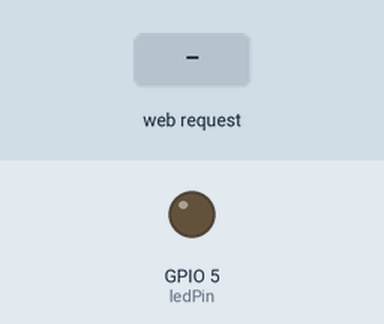
Simulated run of this sketch. Board: ESP8266 (NodeMCU). Parts: output pins drawn as LEDs (lit = HIGH). The inputs (shaded band) are chosen by the test bench. WiFi joins after 1.5 s; servers stay silent unless stated; what the sketch prints to the serial monitor is not drawn.

Above: at 2.7 s.
2.8 s: HTTP request GET /LED=OFF received
At 4.0 s:
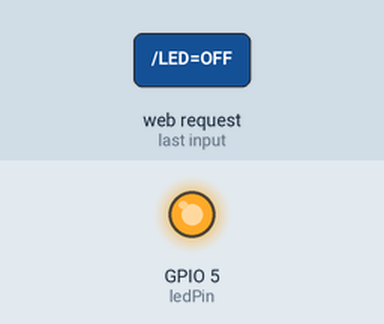
4.3 s: HTTP request GET /LED=ON received
At 5.4 s:
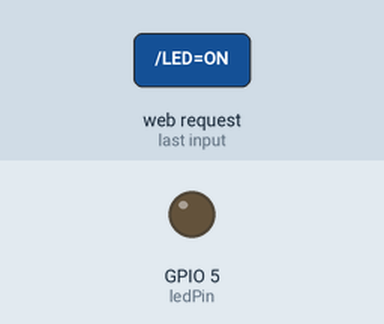
Timing chart, 0 to 7.3 s (numbered marks = the images above; inputs shaded):
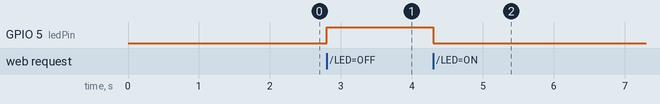

Measured:
- after the input at 2.8 s, GPIO 5 (ledPin): LOW → HIGH at once
- after the input at 4.3 s, GPIO 5 (ledPin): HIGH → LOW at once

The sketch:

wifi.ino
```cpp
#include "ESP8266WiFi.h"

// WiFI WPA2
const char* ssid = "gurav03";      // ssid
const char* password = "asd1234512345";  // password

int ledPin = 5; // GPIO13
WiFiServer server(80);

void wifiSetup();
void startServer();

void setup() {
  Serial.begin(115200);
  wifiSetup();
}

void loop() {
  startServer();
}


void wifiSetup() {
  delay(10);

  pinMode(ledPin, OUTPUT);
  digitalWrite(ledPin, LOW);

  // Connect to WiFi network
  Serial.println();
  Serial.println();
  Serial.print("Connecting to ");
  Serial.println(ssid);

  WiFi.begin(ssid, password);

  while (WiFi.status() != WL_CONNECTED) {
    delay(500);
    Serial.print(".");
  }
  Serial.println("");
  Serial.println("WiFi connected");

  // Start the server
  server.begin();
  Serial.println("Server started");

  // Print the IP address
  Serial.print("Use this URL to connect: ");
  Serial.print("http://");
  Serial.print(WiFi.localIP());
  Serial.println("/");
}

void startServer() {
  // Check if a client has connected
  WiFiClient client = server.available();
  if (!client) {
    return;
  }

  // Wait until the client sends some data
  Serial.println("new client");
  while(!client.available()){
    delay(1);
  }

  // Read the first line of the request
  String request = client.readStringUntil('\r');
  Serial.println(request);
  client.flush();

  // Match the request

  int value = LOW;
  if (request.indexOf("/LED=ON") != -1)  {
    digitalWrite(ledPin, LOW);
    value = HIGH;
  }
  if (request.indexOf("/LED=OFF") != -1)  {
    digitalWrite(ledPin, HIGH);
    value = LOW;
  }

// Set ledPin according to the request
//digitalWrite(ledPin, value);

  // Return the response
  client.println("HTTP/1.1 200 OK");
  client.println("Content-Type: text/html");
  client.println(""); //  do not forget this one
  client.println("<!DOCTYPE HTML>");
  client.println("<html><head><title>On/Off LED</title><link rel=\"stylesheet\" href=\"https://maxcdn.bootstrapcdn.com/bootstrap/3.3.7/css/bootstrap.min.css\" integrity=\"sha384-BVYiiSIFeK1dGmJRAkycuHAHRg32OmUcww7on3RYdg4Va+PmSTsz/K68vbdEjh4u\" crossorigin=\"anonymous\"><script src=\"https://maxcdn.bootstrapcdn.com/bootstrap/3.3.7/js/bootstrap.min.js\" integrity=\"sha384-Tc5IQib027qvyjSMfHjOMaLkfuWVxZxUPnCJA7l2mCWNIpG9mGCD8wGNIcPD7Txa\" crossorigin=\"anonymous\"></script></head><body class=\"container\"><h1 class=\"text-center\">Led pin is now: ");

  if(value == HIGH) {
    client.print("On");
  } else {
    client.print("Off");
  }
  client.println("</h1></div class=\"text-center col-lg-12 col-md-12 col-xs-12\"><br /><a class=\"text-center col-lg-12 col-md-12 col-xs-12\" href=\"/LED=ON\"><button type=\"button\" class=\"col-lg-12 col-md-12 col-xs-12 btn btn-lg btn-success\">Turn On</button></a><br><br><br /><br /><a class=\"text-center col-lg-12 col-md-12 col-xs-12\" href=\"/LED=OFF\"><button type=\"button\" class=\"col-lg-12 col-md-12 col-xs-12 btn btn-lg btn-danger\">Turn Off</button></a></body></html>");

  delay(1);
  Serial.println("Client disonnected");
  Serial.println("");
}
```
